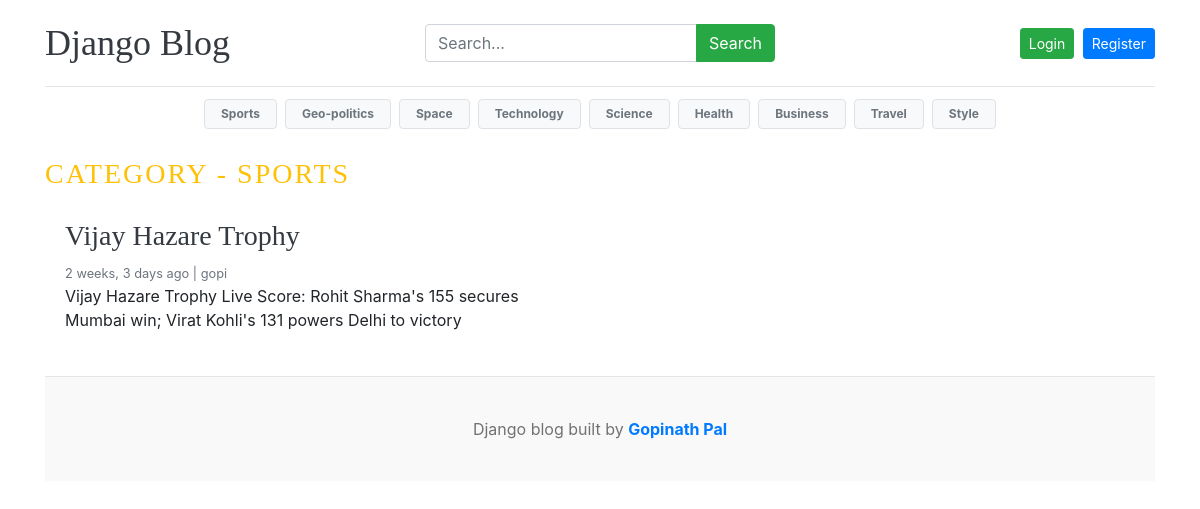
Page /category/1/ on the committed database.
### blogs/models.py (models this page shows, shortened)
class Category(models.Model):
    category_name = models.CharField(max_length=50, unique=True)
    created_at = models.DateTimeField(auto_now_add=True)
    updated_at = models.DateTimeField(auto_now=True)
    class Meta:
        verbose_name_plural = 'categories'
    def __str__(self):
        return self.category_name

class Blog(models.Model):
    title = models.CharField(max_length=100)
    slug = models.SlugField(max_length=150, unique=True, blank=True)
    category = models.ForeignKey(Category, on_delete=models.CASCADE)
    author = models.ForeignKey(User, on_delete=models.CASCADE)
    featured_image = models.ImageField(upload_to='uploads/%Y/%m/%d')
    short_description = models.TextField(max_length=500)
    blog_body = models.TextField(max_length=8000)
    status = models.CharField(max_length=20, choices=STATUS_CHOICES, default="Draft")
    is_featured = models.BooleanField(default=False)
    created_at = models.DateTimeField(auto_now_add=True)
    updated_at = models.DateTimeField(auto_now=True)

### blogs/views.py (the view)
# urls.py: path('category/<int:category_id>/', posts_by_category, name='posts_by_category'),
def posts_by_category(request, category_id):
    category = get_object_or_404(Category, pk=category_id)
    posts = Blog.objects.filter(status='Published', category=category_id)
    category = Category.objects.get(pk=category_id)
    context = {
        'posts': posts,
        'category': category
    }
    return render(request, 'posts_by_category.html', context)

### blogs/context_processors.py (called while the page is built)
def get_categories(request):
    categories = Category.objects.all()
    return dict(categories=categories)

def get_social_links(request):
    social_links = SocialLink.objects.all()
    return dict(social_links=social_links)

### templates/posts_by_category.html (shortened to what this page needs)
{% extends "base.html" %}
{% block content %}
<h3 class="text-uppercase text-warning" style="letter-spacing: 2px;">
    CATEGORY - {{ category }}
</h3>
<div class="row mb-2">
    {% if posts %}
        {% for post in posts %}
            <div class="col-md-6">
                <div class="card border-0">
                    <div class="card-body">
                        <h3><a href="{% url 'blogs' post.slug %}" class="text-dark">{{ post.title }}</a></h3>
                        <small class="mb-1 text-muted">
                            {{ post.created_at | timesince }} ago | {{ post.author }}
                        </small>
                        <p class="card-text">
                            {{ post.short_description | truncatewords:25 }}
                        </p>
                    </div>
                </div>
            </div>
        {% endfor %}
    {% else %}
        <div class="col-12 d-flex justify-content-center align-items-center mt-5">
            <p class="text-muted fs-5">No posts found.</p>
        </div>
    {% endif %}
</div>
{% endblock %}

### templates/base.html (shortened to what this page needs)
{% load static %}
<!DOCTYPE html>
<html lang="en">
<head>
    <link href="https://getbootstrap.com/docs/4.0/dist/css/bootstrap.min.css" rel="stylesheet">
    <link rel="stylesheet" href="https://cdnjs.cloudflare.com/ajax/libs/font-awesome/4.7.0/css/font-awesome.min.css">
    <link href="{% static 'css/blog.css' %}" rel="stylesheet">
</head>
<body>
<div class="container">
  <header class="blog-header py-3">
    <div class="row align-items-center">
      <div class="col-12 col-md-4 text-center text-md-left mb-2 mb-md-0">
        <a class="blog-header-logo text-dark" href="/">Django Blog</a>
      </div>
      <div class="col-12 col-md-4 mb-2 mb-md-0">
        <form action="{% url 'search' %}" method="get">
          <div class="input-group">
            <input
              type="text"
              name="keyword"
              value="{{ keyword }}"
              class="form-control"
              placeholder="Search..."
            />
            <div class="input-group-append">
              <button class="btn btn-success" type="submit">Search</button>
            </div>
          </div>
        </form>
      </div>
      <div class="col-12 col-md-4 text-center text-md-right">
        {% if user.is_authenticated %}
          <a href="{% url 'dashboard' %}" class="btn btn-warning btn-sm mr-2">
            👤 Dashboard
          </a>
          <a href="{% url 'logout' %}" class="btn btn-danger btn-sm">
            Logout
          </a>
        {% else %}
          <a href="{% url 'login' %}" class="btn btn-success btn-sm mr-1">
            Login
          </a>
          <a href="{% url 'register' %}" class="btn btn-primary btn-sm">
            Register
          </a>
        {% endif %}
      </div>
    </div>
  </header>
  <div class="py-2 mb-3">
    <div class="row">
      <div class="col-12">
        <div class="d-flex flex-wrap justify-content-center">
          {% for category in categories %}
            <a
              href="{% url 'posts_by_category' category.id %}"
              class="badge badge-light border text-muted m-1 px-3 py-2"
            >
              {{ category.category_name }}
            </a>
          {% endfor %}
        </div>
      </div>
    </div>
  </div>
  {% block content %}{% endblock %}
  <footer class="blog-footer text-center mt-4">
    <p>Django blog built by <b class="text-primary">Gopinath Pal</b></p>
  </footer>
</div>
</body>
</html>

### blog_main/static/css/blog.css (style rules this page uses)
.blog-header { border-bottom: 1px solid #e5e5e5; }
.blog-header-logo { font-family: "Playfair Display", Georgia, "Times New Roman", serif; font-size: 2.25rem; }
h1, h2, h3, h4, h5, h6 { font-family: "Playfair Display", Georgia, "Times New Roman", serif; }
.blog-footer { padding: 2.5rem 0; color: #727272; text-align: center; background-color: #f9f9f9; border-top: .05rem solid #e5e5e5; }
.blog-footer p:last-child { margin-bottom: 0; }

### rows in the picture
Category: category_name "Sports", category_name "SPORTS"
Category: category_name "Geo-politics"
Category: category_name "Space"
Category: category_name "Technology"
Category: category_name "Science"
Category: category_name "Health"
Category: category_name "Business"
Category: category_name "Travel"
Category: category_name "Style"
Blog: title "Vijay Hazare Trophy", created_at "2 weeks, 3 days", author "gopi", short_description "Vijay Hazare Trophy Live Score: Rohit Sharma's 155 secures Mumbai win; Virat Kohli's 131 powers Delhi to victory"
